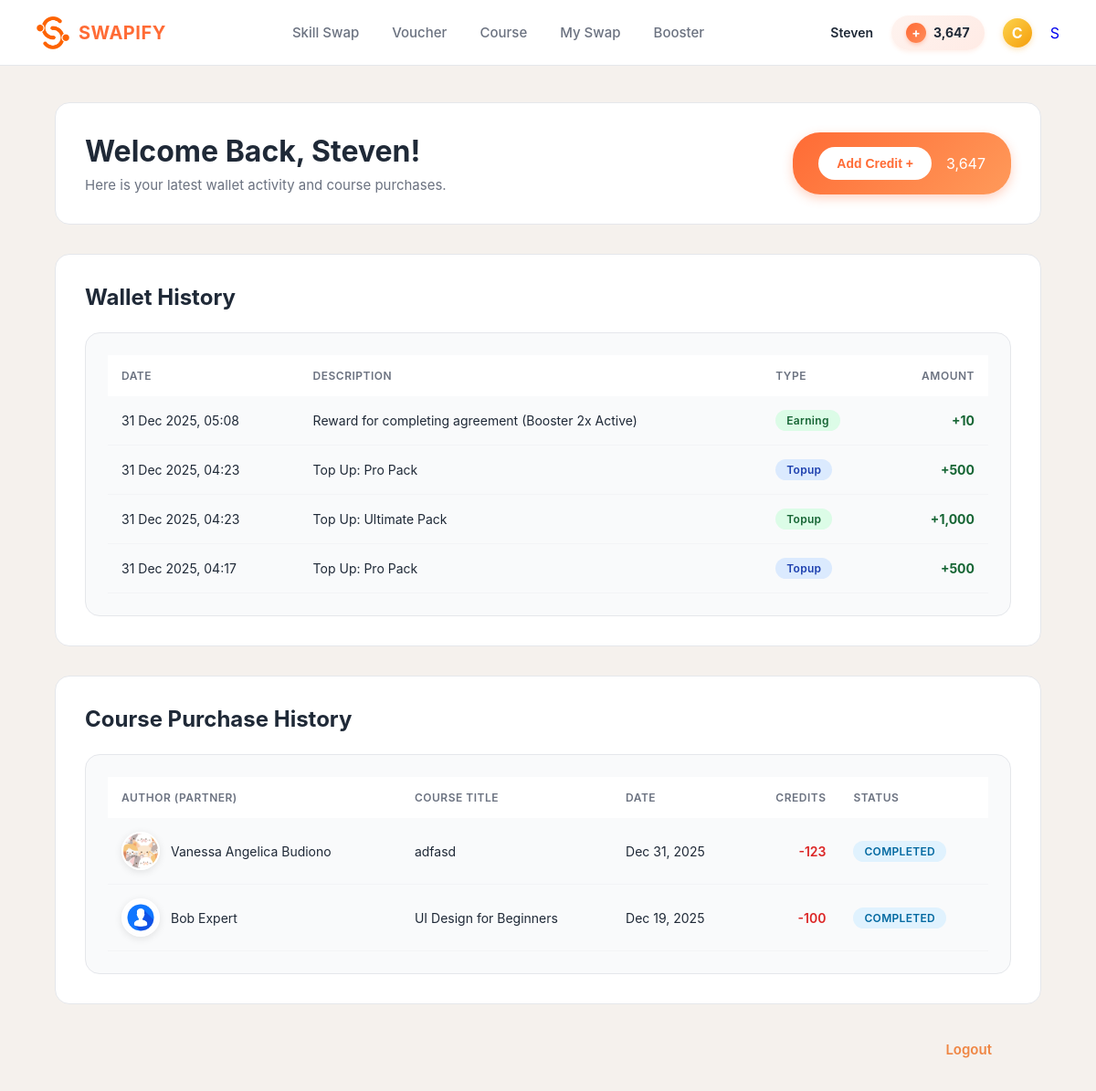
Page /profile.php (signed in) on the committed database.
### tables this page shows
CREATE TABLE `ms_users` (
  `user_id` int(11) NOT NULL,
  `name` varchar(100) DEFAULT NULL,
  `email` varchar(100) DEFAULT NULL,
  `phone_number` varchar(20) DEFAULT NULL,
  `password` varchar(255) DEFAULT NULL,
  `profile_picture` varchar(255) DEFAULT NULL,
  `bio` text DEFAULT NULL,
  `role` enum('user','expert','admin') DEFAULT 'user',
  `joined_date` datetime DEFAULT current_timestamp()
);

CREATE TABLE `ms_usercredits` (
  `credit_id` int(11) NOT NULL,
  `user_id` int(11) DEFAULT NULL,
  `balance` int(11) DEFAULT 0,
  `update_at` datetime DEFAULT NULL
);

CREATE TABLE `tr_credithistory` (
  `history_id` int(11) NOT NULL,
  `user_id` int(11) NOT NULL,
  `amount` int(11) NOT NULL,
  `transaction_type` enum('topup','earning','spending') NOT NULL,
  `description` varchar(255) NOT NULL,
  `created_at` timestamp NOT NULL DEFAULT current_timestamp()
);

CREATE TABLE `tr_coursepurchase` (
  `purchase_id` int(11) NOT NULL,
  `user_id` int(11) DEFAULT NULL,
  `course_id` int(11) DEFAULT NULL,
  `created_at` datetime DEFAULT current_timestamp()
);

CREATE TABLE `ms_courses` (
  `course_id` int(11) NOT NULL,
  `user_id` int(11) DEFAULT NULL,
  `category_id` int(11) DEFAULT NULL,
  `title` varchar(150) DEFAULT NULL,
  `video` varchar(255) DEFAULT NULL,
  `description` text DEFAULT NULL,
  `upload_date` datetime DEFAULT current_timestamp(),
  `credits_price` int(11) DEFAULT NULL,
  `thumbnail` varchar(255) DEFAULT NULL
);

### profile.php (the view, shortened to what this page needs)
<?php
include "includes/db_connect.php";
include "includes/header.php";
$user_id = $_SESSION['user_id'];
$create_table_sql = "
CREATE TABLE IF NOT EXISTS tr_credithistory (
    history_id INT AUTO_INCREMENT PRIMARY KEY,
    user_id INT NOT NULL,
    amount INT NOT NULL,
    transaction_type VARCHAR(50) NOT NULL,
    description VARCHAR(255) NOT NULL,
    created_at TIMESTAMP DEFAULT CURRENT_TIMESTAMP,
    FOREIGN KEY (user_id) REFERENCES ms_users(user_id) ON DELETE CASCADE
)";
mysqli_query($conn, $create_table_sql);
$query_credit = mysqli_query($conn, "SELECT balance FROM ms_usercredits WHERE user_id = '$user_id'");
$balance = ($query_credit && mysqli_num_rows($query_credit) > 0) ? mysqli_fetch_assoc($query_credit)['balance'] : 0;
$wallet_query = "SELECT * FROM tr_credithistory WHERE user_id = '$user_id' ORDER BY created_at DESC LIMIT 5";
$wallet_result = mysqli_query($conn, $wallet_query);
$wallet_data = [];
if ($wallet_result) {
    while($row = mysqli_fetch_assoc($wallet_result)) {
        $wallet_data[] = $row;
    }
}
$history_query = "SELECT
                    cp.created_at AS purchase_date,
                    c.title AS course_title,
                    c.credits_price,
                    u.name AS author_name,
                    u.profile_picture AS author_photo
                  FROM tr_coursepurchase cp
                  JOIN ms_courses c ON cp.course_id = c.course_id
                  JOIN ms_users u ON c.user_id = u.user_id
                  WHERE cp.user_id = '$user_id'
                  ORDER BY cp.created_at DESC";
$history_result = mysqli_query($conn, $history_query);
?>
<!DOCTYPE html>
<html lang="en">
<head>
    <link rel="stylesheet" href="css/profile.css?v=2">
</head>
<body>
<div class="container">
    <header class="dashboard-header">
        <div class="welcome">
            <h1>Welcome Back, <?= $_SESSION['name']; ?>!</h1>
            <p>Here is your latest wallet activity and course purchases.</p>
        </div>
        <div class="credit-badge-profile">
            <a href="topup.php">
                <button class="add-credit">Add Credit +</button>
            </a>
            <span class="amount" style="color:white;"><?= number_format($balance); ?></span>
        </div>
    </header>
    <section class="pending-section">
        <h2 class="section-title">Wallet History</h2>
        <div class="history-table-card">
            <table style="width:100%; border-collapse: collapse;">
                <thead>
                    <tr>
                        <th style="text-align:left; padding:15px;">Date</th>
                        <th style="text-align:left; padding:15px;">Description</th>
                        <th style="text-align:left; padding:15px;">Type</th>
                        <th style="text-align:right; padding:15px;">Amount</th>
                    </tr>
                </thead>
                <tbody>
                    <?php if (!empty($wallet_data)): ?>
                        <?php foreach($wallet_data as $w): ?>
                            <?php
                                $is_in = ($w['transaction_type'] == 'earning' || $w['transaction_type'] == 'topup');
                                $cls_amt = $is_in ? 'amount-pos' : 'amount-neg';
                                $sign = $is_in ? '+' : '-';
                                $pill = $is_in ? 'income' : 'expense';
                            ?>
                        <tr style="border-bottom: 1px solid #f3f4f6;">
                            <td style="padding:15px;"><?= date('d M Y, H:i', strtotime($w['created_at'])) ?></td>
                            <td style="padding:15px;"><?= htmlspecialchars($w['description']) ?></td>
                            <td style="padding:15px;">
                                <span class="status-pill <?= $pill ?>" style="text-transform:capitalize;">
                                    <?= $w['transaction_type'] ?>
                                </span>
                            </td>
                            <td style="padding:15px; text-align:right;" class="<?= $cls_amt ?>">
                                <?= $sign . number_format($w['amount']) ?>
                            </td>
                        </tr>
                        <?php endforeach; ?>
                    <?php endif; ?>
                </tbody>
            </table>
        </div>
    </section>
    <section class="history-section">
        <h2 class="section-title">Course Purchase History</h2>
        <div class="history-table-card">
            <table style="width:100%; border-collapse: collapse;">
                <thead>
                    <tr>
                        <th style="text-align:left; padding:15px;">Author (Partner)</th>
                        <th style="text-align:left; padding:15px;">Course Title</th>
                        <th style="text-align:left; padding:15px;">Date</th>
                        <th style="text-align:right; padding:15px;">Credits</th>
                        <th style="text-align:left; padding:15px;">Status</th>
                    </tr>
                </thead>
                <tbody>
                    <?php if ($history_result && mysqli_num_rows($history_result) > 0): ?>
                        <?php while($h = mysqli_fetch_assoc($history_result)): ?>
                        <tr style="border-bottom: 1px solid #f3f4f6;">
                            <td style="padding:15px;">
                                <div class="partner-cell">
                                    <img src="uploads/<?= !empty($h['author_photo']) ? $h['author_photo'] : 'default.png' ?>" class="mini-avatar" onerror="this.src='assets/default-avatar.png'">
                                    <?= htmlspecialchars($h['author_name']) ?>
                                </div>
                            </td>
                            <td style="padding:15px;"><?= htmlspecialchars($h['course_title']) ?></td>
                            <td style="padding:15px;"><?= date('M d, Y', strtotime($h['purchase_date'])) ?></td>
                            <td style="padding:15px; text-align:right;" class="negative">-<?= number_format($h['credits_price']) ?></td>
                            <td style="padding:15px;">
                                <span class="status-pill" style="background:#e0f2fe; color:#0369a1;">COMPLETED</span>
                            </td>
                        </tr>
                        <?php endwhile; ?>
                    <?php else: ?>
                        <tr>
                            <td colspan="5" style="text-align:center; padding: 30px; color:#888;">No purchase history found.</td>
                        </tr>
                    <?php endif; ?>
                </tbody>
            </table>
        </div>
    </section>
    <div class="user-section">
        <a href="index.php" class="nav-link" style="color: #ef8644ff; font-weight: 600; margin-left: auto; margin-right: 50px; margin-bottom: 50px; margin-top:0;">Logout</a>
    </div>
</div>
</body>
</html>

### includes/header.php (shortened to what this page needs)
<?php
include "includes/db_connect.php";
if (isset($_SESSION['user_id'])) {
    $user_id = $_SESSION['user_id'];
    $header_query = "SELECT u.name, u.profile_picture, u.role, IFNULL(c.balance, 0) as balance
                     FROM ms_users u
                     LEFT JOIN ms_usercredits c ON u.user_id = c.user_id
                     WHERE u.user_id = ?";
    $header_stmt = $conn->prepare($header_query);
    $header_stmt->bind_param("i", $user_id);
    $header_stmt->execute();
    $header_result = $header_stmt->get_result();
    $userData = $header_result->fetch_assoc();
} else {
    $userData = ['name' => 'Guest', 'balance' => 0, 'profile_picture' => 'default.png', 'role' => 'user'];
}
$currentPage = basename($_SERVER['PHP_SELF']);
$isAdmin = (isset($userData['role']) && $userData['role'] === 'admin');
?>
<link rel="stylesheet" href="css/header.css?v=10">
<header class="header-nav">
    <div class="logo-container">
        <div class="logo-icon">
            <img src="images/v91_89.png" alt="Swapify Logo">
        </div>
        <span class="logo-text">SWAPIFY</span>
    </div>
    <nav class="nav-menu">
        <?php if ($isAdmin): ?>
            <a href="admin-dashboard.php"    class="nav-link admin-link <?= $currentPage == 'admin-dashboard.php' ? 'active' : '' ?>">Admin Dashboard</a>
            <a href="manage_user.php"       class="nav-link admin-link <?= $currentPage == 'manage_user.php' ? 'active' : '' ?>">Manage User</a>
            <a href="manage_vouchers.php"   class="nav-link admin-link <?= $currentPage == 'manage_vouchers.php' ? 'active' : '' ?>">Manage Voucher</a>
            <a href="admin_booster.php"   class="nav-link admin-link <?= $currentPage == 'admin_booster.php' ? 'active' : '' ?>">Manage Booster</a>
            <a href="admin_topup_packages.php"   class="nav-link admin-link <?= $currentPage == 'admin_topup_packages.php' ? 'active' : '' ?>">Manage Topup</a>
        <?php else: ?>
            <a href="dashboard.php" class="nav-link <?= $currentPage == 'dashboard.php' ? 'active' : '' ?>">Skill Swap</a>
            <a href="voucher.php"   class="nav-link <?= ($currentPage == 'voucher.php' || $currentPage == 'my-voucher.php') ? 'active' : '' ?>">Voucher</a>
            <a href="courses.php"   class="nav-link <?= ($currentPage == 'courses.php' || $currentPage == 'my-courses.php' || $currentPage == 'uploaded-courses.php') ? 'active' : '' ?>">Course</a>
            <a href="sessions.php"  class="nav-link <?= $currentPage == 'sessions.php' ? 'active' : '' ?>">My Swap</a>
            <a href="booster.php"   class="nav-link <?= $currentPage == 'booster.php' ? 'active' : '' ?>">Booster</a>
        <?php endif; ?>
    </nav>
    <?php if (!$isAdmin): ?>
        <div class="user-section">
            <span class="user-name"><?= htmlspecialchars($userData['name']) ?></span>
            <a href="topup.php" style="text-decoration: none; display: flex; align-items: center;">
                <div class="credit-badge">
                    <div class="credit-icon">+</div>
                    <span class="credit-value"><?= number_format($userData['balance']) ?></span>
                </div>
            </a>
            <div class="coin-icon">C</div>
            <div class="user-avatar">
                <a href="profile.php" style="text-decoration: none;">
                    <?php
                    $has_profile_img = !empty($userData['profile_picture']) && file_exists("uploads/" . $userData['profile_picture']);
                    if ($has_profile_img): ?>
                        <img src="uploads/<?= $userData['profile_picture'] ?>" alt="User Avatar">
                    <?php else: ?>
                        <div class="avatar-gradient">
                            <?= strtoupper(substr($userData['name'], 0, 1)) ?>
                        </div>
                    <?php endif; ?>
                </a>
            </div>
        </div>
    <?php else: ?>
        <div class="user-section">
            <a href="index.php" class="nav-link" style="color: #ef4444;">Logout</a>
        </div>
    <?php endif; ?>
</header>

### css/header.css (style rules this page uses)
* { margin: 0; padding: 0; box-sizing: border-box; }
.header-nav { display: flex; align-items: center; justify-content: space-between; padding: 32px 60px; background: white; border-bottom: 1px solid #E5E7EB; height: 72px; }
.logo-container { display: flex; align-items: center; gap: 10px; flex-shrink: 0; }
.logo-icon img { width: 36px; height: 36px; object-fit: contain; }
.logo-text { font-size: 20px; font-weight: 700; color: #FF6B35; letter-spacing: 0.5px; }
.nav-menu { display: flex; gap: 40px; align-items: center; flex: 1; justify-content: center; margin: 0 40px; }
.nav-link { color: #6B7280; font-size: 15px; font-weight: 500; cursor: pointer; transition: all 0.3s ease; text-decoration: none; position: relative; padding: 8px 4px; white-space: nowrap; }
.nav-link::after { content: ""; position: absolute; bottom: 0; left: 50%; transform: translateX(-50%); width: 0; height: 3px; background: linear-gradient(90deg, #2563EB, #3B82F6); border-radius: 3px; transition: width 0.3s ease; }
.user-section { display: flex; align-items: center; gap: 20px; flex-shrink: 0; }
.user-name { font-size: 14px; font-weight: 600; color: #1F2937; white-space: nowrap; }
.credit-badge { display: flex; align-items: center; gap: 8px; background: linear-gradient(135deg, #FEF3EF 0%, #FFEBE5 100%); padding: 8px 16px; border-radius: 24px; font-size: 14px; cursor: pointer; transition: all 0.3s ease; box-shadow: 0 2px 4px rgba(255, 107, 53, 0.1); }
.credit-icon { width: 22px; height: 22px; background: linear-gradient(135deg, #FF6B35 0%, #FF8C5A 100%); border-radius: 50%; display: flex; align-items: center; justify-content: center; color: white; font-size: 14px; font-weight: bold; box-shadow: 0 2px 4px rgba(255, 107, 53, 0.3); }
.credit-value { font-weight: 700; color: #1F2937; font-size: 14px; }
.coin-icon { width: 32px; height: 32px; background: linear-gradient(135deg, #FCD34D 0%, #F59E0B 100%); border-radius: 50%; display: flex; align-items: center; justify-content: center; color: white; font-size: 16px; font-weight: bold; box-shadow: 0 2px 6px rgba(245, 158, 11, 0.3); transition: all 0.3s ease; cursor: pointer; }
.user-avatar { position: relative; }
@media (max-width: 1200px) { .nav-menu { gap: 28px; } }
@media (max-width: 1200px) { .header-nav { padding: 16px 40px; } }

### profile.php (style rules this page uses)
.status-pill.income { background: #dcfce7; color: #166534; }
.amount-pos { color: #166534; font-weight: bold; }
.history-table-card table tbody tr td:nth-child(3) { text-align: left !important; padding-left: 0; }
.history-table-card table thead tr th:nth-child(3) { text-align: left !important; }
.history-table-card table tbody tr td:nth-child(5) { text-align: left !important; padding-left: 0; }
.history-table-card table thead tr th:nth-child(5) { text-align: left !important; }
.status-pill { display: inline-block; padding: 4px 12px; border-radius: 20px; font-size: 12px; font-weight: 600; }

### rows in the picture
ms_users: name "Steven", name "S"
ms_usercredits: balance "3,647"
tr_credithistory: created_at "31 Dec 2025, 05:08", description "Reward for completing agreement (Booster 2x Active)", transaction_type "Earning", transaction_type "+", amount "10"
tr_credithistory: created_at "31 Dec 2025, 04:23", description "Top Up: Pro Pack", transaction_type "Topup", transaction_type "+", amount "500"
tr_credithistory: created_at "31 Dec 2025, 04:23", description "Top Up: Ultimate Pack", transaction_type "Topup", transaction_type "+", amount "1,000"
tr_credithistory: created_at "31 Dec 2025, 04:17", description "Top Up: Pro Pack", transaction_type "Topup", transaction_type "+", amount "500"
tr_coursepurchase: ms_users.profile_picture (picture), ms_users.name "Vanessa Angelica Budiono", course.title "adfasd", created_at "Dec 31, 2025", course.credits_price "123"
tr_coursepurchase: ms_users.profile_picture (placeholder picture), ms_users.name "Bob Expert", course.title "UI Design for Beginners", created_at "Dec 19, 2025", course.credits_price "100"

### other values in the picture
$userData['balance'] "3,647"
$_SESSION['name'] "Steven"
